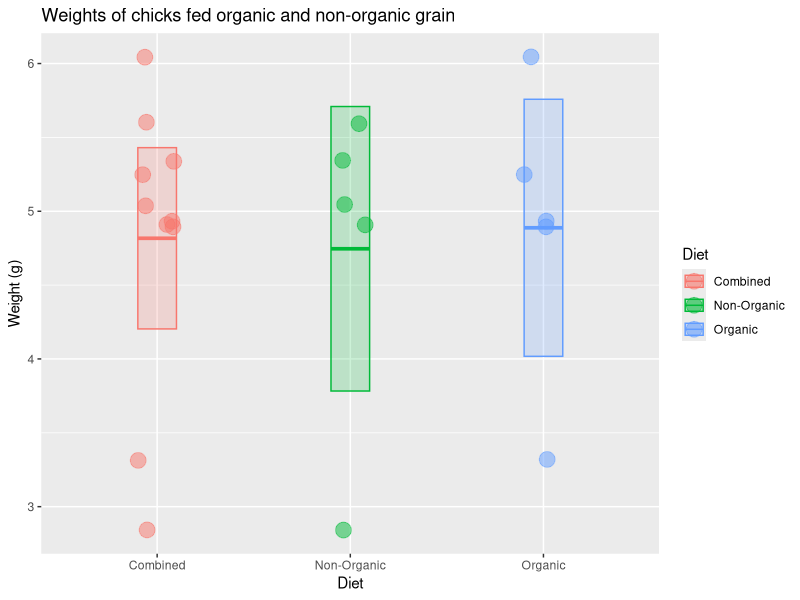

This figure's R source:
## ---- chunk 1
x<-c(6.05,4.89,3.32,4.93,5.25,5.04,4.91,2.84,5.60,5.34)
x
## ---- chunk 2
mean(x)
median(x)
sd(x)
n<-length(x)
n
## ---- chunk 3
sem<-sd(x)/sqrt(n)
sem
## ---- chunk 4
mean(x)+1.96*sem
mean(x)-1.96*sem
c(mean(x)+1.96*sem,mean(x)-1.96*sem)
## ---- chunk 5

library(tidyverse)

# check to make sure you did the part above correctly
# if not, generate some fake x data
if (!exists("x") | !is.numeric(x) | !length(x) == 10) x <- rep(1, 10)

# put the chick data into a data frame
chick_data <-
  tibble::tibble(
    diet = rep(c("Combined", "Combined", "Organic", "Non-Organic"), each = 5),
    weight = c(x, x)
  )

# summarize the chick weights by diet
chick_summary <-
  chick_data %>% 
  group_by(diet) %>% 
  summarize(
    mean = mean(weight),
    median = median(weight),
    sd = sd(weight),
    n = n(),
    sem = sd / sqrt(n),
    upper = mean + 1.96 * sem,   # upper confidence limit
    lower = mean - 1.96 * sem,   # lower confidence limit
    .groups = "drop"
  )

# plot chick weights
ggplot(chick_data, aes(x = diet, y = weight, color = diet, fill = diet)) +
  geom_jitter(size = 5, shape = 21, alpha = 0.5, width = 0.1) +
  geom_crossbar(
    mapping = aes(ymin = lower, ymax = upper, y = mean), 
    data = chick_summary,
    width = 0.2, alpha = 0.2
  ) +
  labs(
    title = "Weights of chicks fed organic and non-organic grain",
    x = "Diet",
    color = "Diet",
    fill = "Diet",
    y = "Weight (g)"
  )

## ---- chunk 6
sessioninfo::session_info
